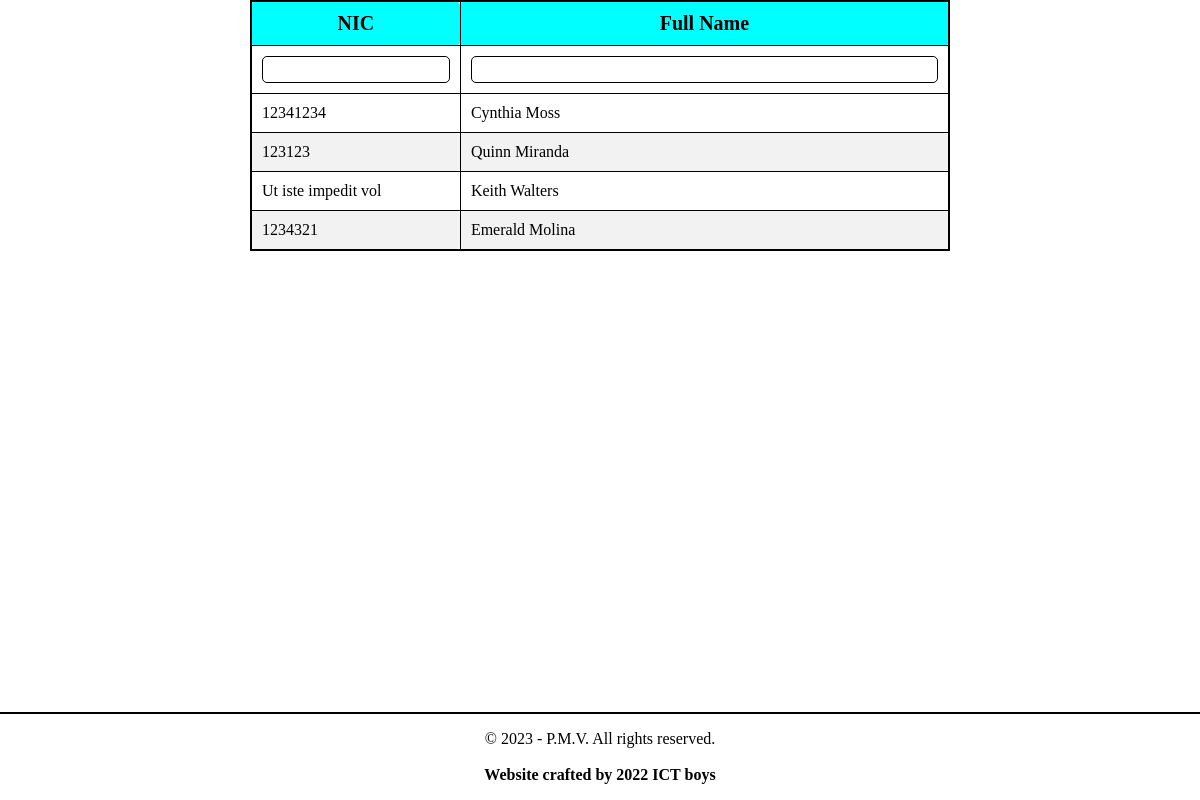
Before: /teachers/ with the older database file.
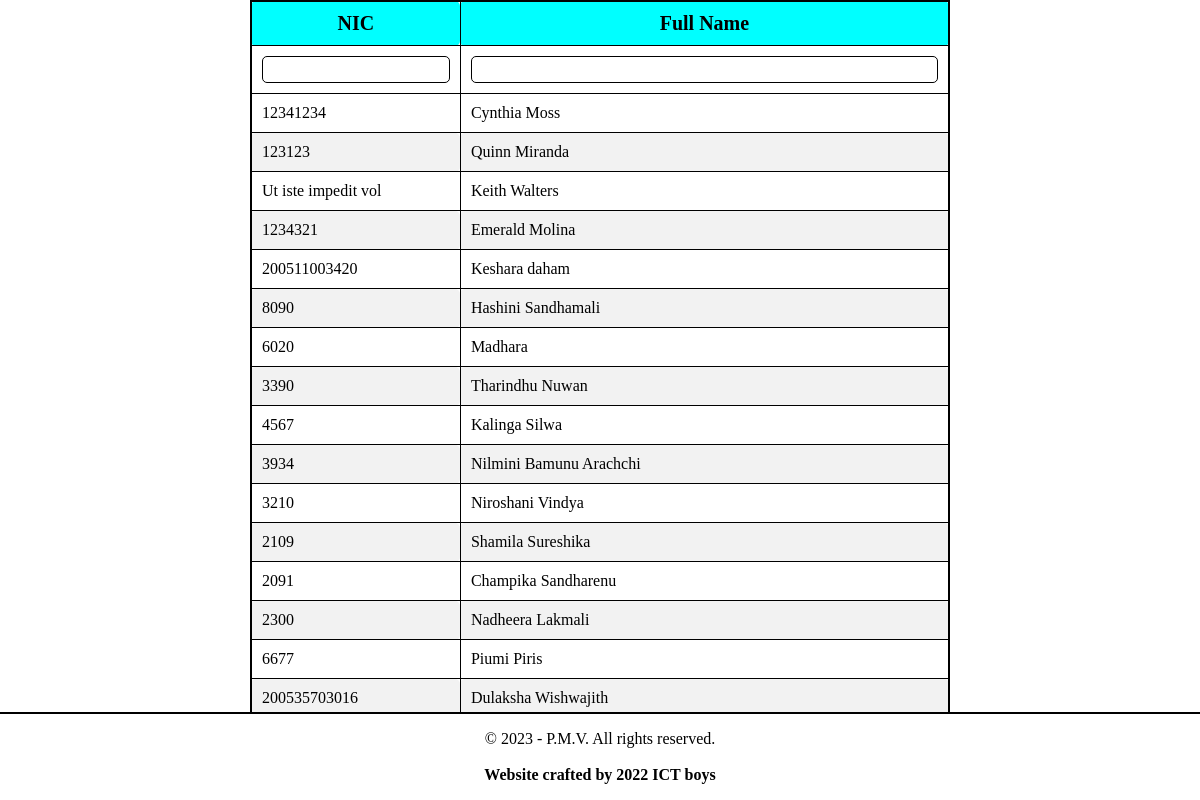
After: the same page with the newer database file.
### TeacherInfoHandler/models.py (models this page shows, shortened)
class TeacherInfo(models.Model):
    full_name = models.CharField(max_length=255)
    name_with_initials = models.CharField(max_length=255)
    date_of_birth = models.DateField()
    nic = models.CharField(max_length=15)
    password = models.CharField(max_length=20, default="0")
    gender = models.CharField(max_length=1)
    position = models.CharField(max_length=256)
    post = models.TextField()
    qr_key = models.TextField()
    special_notes = models.TextField()
    teacher_grade = models.CharField(max_length=50)
    address = models.TextField()
    contact_number = models.CharField(max_length=12)
    enrolled_date = models.DateField(auto_now=False)
    started_date = models.DateField(auto_now=False)
    class_info = models.ForeignKey('EDUInfoHandler.ClassInfo', on_delete=models.DO_NOTHING)
    subjects = models.CharField(max_length=50)

### TeacherInfoHandler/views.py (the view)
# urls.py: path("", TeacherListView.as_view(), name="TeacherListView"),
class TeacherListView(View):
    def get(self, request):
        log_file('Requested Teacher List')
        data = request.GET
        filter_kwargs = {}
        try:
            filter_kwargs['full_name__contains'] = data['name']
        except:
            pass
        try:
            filter_kwargs['nic__contains'] = data['nic']
        except:
            pass
        teachers_filtered = TeacherInfo.objects.filter(**filter_kwargs)[:100]
        return_data = []
        for teacher in teachers_filtered:
            return_data.append({
                "nic" : teacher.nic,
                "teacher_name" : teacher.full_name,
            })
        if data.get('data'):
            log_file(f'Returnng JSON of {return_data}')
            return JsonResponse(return_data, safe=False)
        log_file(f'Returnng rendered {return_data}')
        return render(request, template_name="all_teachers_admin_pc.html", context={
            'teachers': return_data,
            })

### manage.py (called while the page is built)
def log_file(string):
    if settings.DEBUG:
        with open('log.txt', 'a') as f:
            f.write(f'[{datetime.now().strftime("%d/%m/%Y %H:%M:%S")}] {string} \n')

### TeacherInfoHandler/templates/all_teachers_admin_pc.html (shortened to what this page needs)
<!DOCTYPE html>
<html lang="en">
<head>
</head>
<body>
  <table class="my-table" border="1">
    <colgroup>
      <col span="1" style="width: 30%;">
      <col span="1" style="width: 70%;">
    </colgroup>
    <thead>
      <tr>
        <td><b>NIC</b></td>
        <td><b>Full Name</b></td>
      </tr>
    </thead>
    <tr>
      <td><input type="number" name="integerInput"  id="index_number"></td>
      <td><input type="text" name="charInput" id="student_name"></td>
    </tr>
    <tbody>
      {% for teacher in teachers %}
      <tr>
        <td>
          {{ teacher.nic }}
        </td>
        <td>
          <a href="/teachers/{{ teacher.nic }}">{{ teacher.teacher_name }}</a>
        </td>
      </tr>
      {% endfor %}
    </tbody>
  </table>
  <br>
  <footer>
    <p>&copy; 2023 - P.M.V. All rights reserved.<br><br><b>Website crafted by 2022 ICT boys</b></p>
  </footer>
</body>
</html>

### TeacherInfoHandler/templates/all_teachers_admin_pc.html (style rules this page uses)
body { margin: 0px; }
.my-table { border-collapse: collapse; width: 100%; max-width: 700px; margin: 0 auto; color: #000000; border: 2px solid black; }
table { margin: 10px; }
thead { background-color: aqua; text-align: center; font-size: 20px; }
.my-table td { padding: 10px; border: 1px solid #000000; border-radius: 5px; }
.my-table tr:nth-child(even) { background-color: #f2f2f2; }
.my-table input[type="number"], .my-table input[type="text"], .my-table select { padding: 5px; border-radius: 5px; border: 1px solid #000000; width: 100%; box-sizing: border-box; }
footer { position: absolute; bottom: 0px; margin-top: auto; background-color: #ffffff; width: 100%; text-align: center; border-top: 2px solid black; padding: 0px; }
a { text-decoration: none; color: #000000; }

Changed rows visible on the page:
added TeacherInfo: nic "200511003420", teacher_name "Keshara daham"
added TeacherInfo: nic "8090", teacher_name "Hashini Sandhamali"
added TeacherInfo: nic "6020", teacher_name "Madhara"
added TeacherInfo: nic "3390", teacher_name "Tharindhu Nuwan"
added TeacherInfo: nic "4567", teacher_name "Kalinga Silwa"
added TeacherInfo: nic "3934", teacher_name "Nilmini Bamunu Arachchi"
added TeacherInfo: nic "3210", teacher_name "Niroshani Vindya"
added TeacherInfo: nic "2109", teacher_name "Shamila Sureshika"
added TeacherInfo: nic "2091", teacher_name "Champika Sandharenu"
added TeacherInfo: nic "2300", teacher_name "Nadheera Lakmali"
added TeacherInfo: nic "6677", teacher_name "Piumi Piris"
added TeacherInfo: nic "200535703016", teacher_name "Dulaksha Wishwajith"
